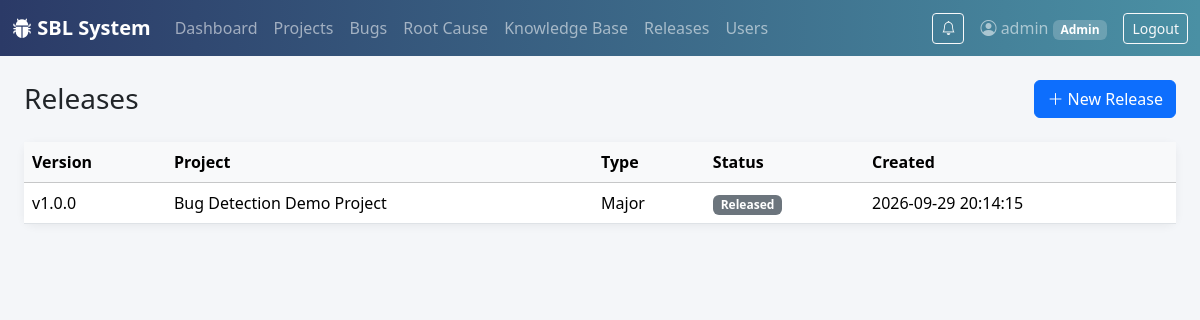
Screenshot of /releases/ (signed in) with the database file from the repository.
### tables this page shows
CREATE TABLE users (
    id INTEGER PRIMARY KEY AUTOINCREMENT,
    username TEXT UNIQUE NOT NULL,
    email TEXT UNIQUE NOT NULL,
    password_hash TEXT NOT NULL,
    role TEXT NOT NULL DEFAULT 'Tester',
    created_at TIMESTAMP DEFAULT CURRENT_TIMESTAMP
);

CREATE TABLE releases (
    id INTEGER PRIMARY KEY AUTOINCREMENT,
    project_id INTEGER NOT NULL,
    version_number TEXT NOT NULL,
    release_type TEXT DEFAULT 'Minor',
    release_notes TEXT,
    status TEXT DEFAULT 'Planned',
    released_at TIMESTAMP NULL,
    created_by INTEGER,
    created_at TIMESTAMP DEFAULT CURRENT_TIMESTAMP,
    FOREIGN KEY (project_id) REFERENCES projects(id) ON DELETE CASCADE,
    FOREIGN KEY (created_by) REFERENCES users(id)
);

CREATE TABLE projects (
    id INTEGER PRIMARY KEY AUTOINCREMENT,
    name TEXT NOT NULL,
    description TEXT,
    created_by INTEGER,
    created_at TIMESTAMP DEFAULT CURRENT_TIMESTAMP,
    FOREIGN KEY (created_by) REFERENCES users(id)
);

### app/releases.py (the view)
@bp.route("/")
@login_required
def list_releases():
    db = get_db()
    pscope, pparams = access.project_scope(g.user, "r.project_id")
    releases = db.execute(
        f"""SELECT r.*, p.name AS project_name FROM releases r
           JOIN projects p ON p.id = r.project_id WHERE {pscope} ORDER BY r.created_at DESC""", pparams
    ).fetchall()
    return render_template("releases/list.html", releases=releases)

### app/access.py (called while the page is built, shortened)
def _role(user):
    return user["role"] if user is not None else None

def project_scope(user, column="p.id"):
    role = _role(user)
    if role in ("Admin", "Tester"):
        return "1=1", ()
    if role in RESTRICTED_ROLES:
        return f"{column} IN ({_MEMBER_SQL})", (user["id"],)
    return "0=1", ()

def guard_uploads():
    if not request.path.startswith("/static/uploads/"):
        return None

### app/auth.py (called while the page is built)
def login_required(view):
    @functools.wraps(view)
    def wrapped(**kwargs):
        if g.user is None:
            return redirect(url_for("auth.login"))
        return view(**kwargs)
    return wrapped

### app/db.py (called while the page is built)
def get_db():
    if "db" not in g:
        g.db = sqlite3.connect(DB_PATH, detect_types=sqlite3.PARSE_DECLTYPES)
        g.db.row_factory = sqlite3.Row
        g.db.execute("PRAGMA foreign_keys = ON")
    return g.db

### app/templates/releases/list.html (shortened to what this page needs)
{% extends "base.html" %}
{% block content %}
<div class="d-flex justify-content-between align-items-center mb-4">
  <h3 class="mb-0">Releases</h3>
  {% if current_user['role'] in ['Admin','Manager'] %}
  <a href="{{ url_for('releases.new_release') }}" class="btn btn-primary"><i class="bi bi-plus-lg"></i> New Release</a>
  {% endif %}
</div>
<div class="card sbl-card">
  <div class="table-responsive">
    <table class="table table-hover mb-0">
      <thead class="table-light"><tr><th>Version</th><th>Project</th><th>Type</th><th>Status</th><th>Created</th></tr></thead>
      <tbody>
        {% for r in releases %}
        <tr onclick="window.location='{{ url_for('releases.detail', release_id=r['id']) }}'" style="cursor:pointer">
          <td>{{ r['version_number'] }}</td>
          <td>{{ r['project_name'] }}</td>
          <td>{{ r['release_type'] }}</td>
          <td><span class="badge bg-secondary">{{ r['status'] }}</span></td>
          <td>{{ r['created_at'] }}</td>
        </tr>
        {% else %}
        <tr><td colspan="5" class="text-center text-muted py-3">No releases yet.</td></tr>
        {% endfor %}
      </tbody>
    </table>
  </div>
</div>
{% endblock %}

### app/templates/base.html (shortened to what this page needs)
<!doctype html>
<html lang="en">
<head>
  <link href="https://cdnjs.cloudflare.com/ajax/libs/bootstrap/5.3.3/css/bootstrap.min.css" rel="stylesheet">
  <link href="https://cdnjs.cloudflare.com/ajax/libs/bootstrap-icons/1.11.3/font/bootstrap-icons.min.css" rel="stylesheet">
  <link href="{{ url_for('static', filename='css/style.css') }}" rel="stylesheet">
</head>
<body>
{% if current_user %}
<nav class="navbar navbar-expand-lg navbar-dark sbl-navbar">
  <div class="container-fluid">
    <a class="navbar-brand fw-semibold" href="{{ url_for('dashboard.home') }}"><i class="bi bi-bug-fill"></i> SBL System</a>
    <div class="collapse navbar-collapse" id="nav">
      <ul class="navbar-nav me-auto">
        <li class="nav-item"><a class="nav-link" href="{{ url_for('dashboard.home') }}">Dashboard</a></li>
        <li class="nav-item"><a class="nav-link" href="{{ url_for('projects.list_projects') }}">Projects</a></li>
        <li class="nav-item"><a class="nav-link" href="{{ url_for('bugs.list_bugs') }}">Bugs</a></li>
        <li class="nav-item"><a class="nav-link" href="{{ url_for('rca.list_all') }}">Root Cause</a></li>
        <li class="nav-item"><a class="nav-link" href="{{ url_for('kb.list_articles') }}">Knowledge Base</a></li>
        <li class="nav-item"><a class="nav-link" href="{{ url_for('releases.list_releases') }}">Releases</a></li>
        {% if current_user['role'] == 'Admin' %}
        <li class="nav-item"><a class="nav-link" href="{{ url_for('auth.manage_users') }}">Users</a></li>
        {% endif %}
      </ul>
      <a href="{{ url_for('notifications.list_notifications') }}"
         class="btn btn-outline-light btn-sm me-3 position-relative"
         title="Notifications">
        <i class="bi bi-bell"></i>
      </a>
      <span class="navbar-text me-3">
        <i class="bi bi-person-circle"></i> {{ current_user['username'] }}
        <span class="badge sbl-role-badge">{{ current_user['role'] }}</span>
      </span>
      <a href="{{ url_for('auth.logout') }}" class="btn btn-outline-light btn-sm">Logout</a>
    </div>
  </div>
</nav>
{% endif %}
<div class="container-fluid py-4 px-4">
  {% block content %}{% endblock %}
</div>
</body>
</html>

### app/static/css/style.css (style rules this page uses)
:root { --sbl-primary: #2b3a67; --sbl-accent: #4a90a4; }
body { background-color: #f4f6f9; }
.sbl-navbar { background: linear-gradient(90deg, var(--sbl-primary), var(--sbl-accent)); }
.sbl-role-badge { background-color: rgba(255,255,255,0.2); }
.sbl-card { border: none; border-radius: 10px; box-shadow: 0 2px 10px rgba(0,0,0,0.06); }

### rows the page displays
users: username "admin", role "Admin"
releases: version_number "v1.0.0", project_name "Bug Detection Demo Project", release_type "Major", status "Released", created_at "2026-09-29 20:14:15"
